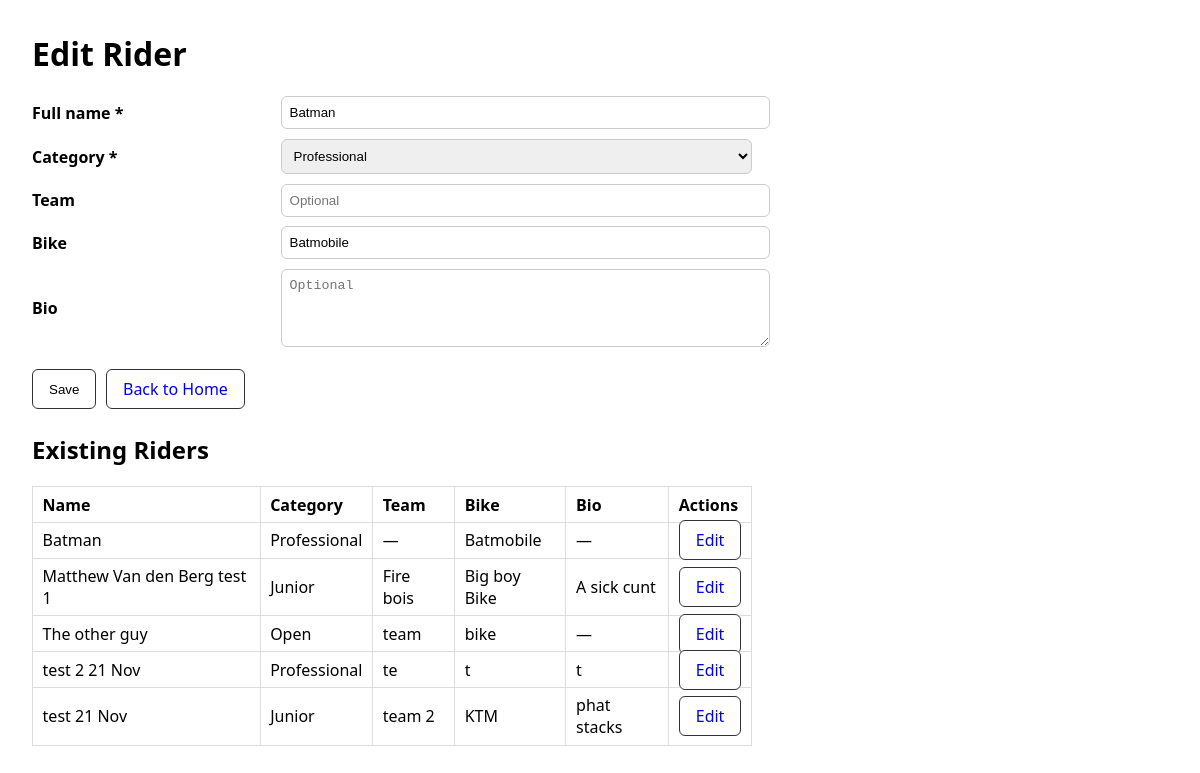
/riders/2/edit, run on the app's committed database.
### src/db/models.py (models this page shows)
class Rider(Base):
    __tablename__ = "riders"
    id = Column(Integer, primary_key=True)
    name = Column(String(128), nullable=False)
    bike = Column(String(128), nullable=True)
    bio = Column(Text, nullable=True)
    team = Column(String(128), nullable=True)
    category = Column(String(64), nullable=True)
    race_entries = relationship("RaceRider", back_populates="rider")

### src/web/riders.py (the view, shortened to what this page needs)
@bp_riders.route("/new", methods=["GET", "POST"])
@bp_riders.route("/<int:rider_id>/edit", methods=["GET", "POST"])
def rider_form(rider_id: Optional[int] = None):
    session = SessionLocal()
    try:
        riders = session.query(Rider).order_by(Rider.name.asc()).all()
        def _form_from_obj(obj: Optional[Rider]):
            return {
                "name": obj.name if obj else "",
                "category": obj.category if obj else "",
                "team": obj.team if obj else "",
                "bike": obj.bike if obj else "",
                "bio": obj.bio if obj else "",
            }
        if request.method == "GET":
            rider = session.query(Rider).get(rider_id) if rider_id else None
            form = _form_from_obj(rider)
            return render_template(
                "riders_form.html",
                categories=CATEGORIES,
                message=None,
                success=None,
                form=form,
                riders=riders,
                editing_rider=rider,
            )
    finally:
        session.close()

### templates/riders_form.html (shortened to what this page needs)
<!doctype html>
<html lang="en">
  <head>
  </head>
  <body>
    <h1>{{ 'Edit Rider' if editing_rider else 'Input Rider Details' }}</h1>
    <form method="post" action="{{ url_for('riders.rider_form', rider_id=editing_rider.id) if editing_rider else url_for('riders.rider_form') }}">
      <label for="name">Full name *</label>
      <input id="name" name="name" placeholder="Name Surname" required value="{{ form.name or '' }}"/>
      <label for="category">Category *</label>
      <select id="category" name="category" required>
        {% for opt in categories %}
          <option value="{{ opt }}" {{ 'selected' if form.category==opt else '' }}>{{ opt }}</option>
        {% endfor %}
      </select>
      <label for="team">Team</label>
      <input id="team" name="team" placeholder="Optional" value="{{ form.team or '' }}"/>
      <label for="bike">Bike</label>
      <input id="bike" name="bike" placeholder="Optional" value="{{ form.bike or '' }}"/>
      <label for="bio">Bio</label>
      <textarea id="bio" name="bio" rows="4" placeholder="Optional">{{ form.bio or '' }}</textarea>
      <div class="actions">
        <button class="btn" type="submit">Save</button>
        <a class="btn" href="{{ url_for('home.home_page') }}">Back to Home</a>
      </div>
    </form>
    <h2 style="margin-top:1.5rem;">Existing Riders</h2>
    {% if riders %}
      <table style="border-collapse:collapse; width:100%; margin-top:.6rem;">
        <thead>
          <tr>
            <th style="text-align:left; border:1px solid #ddd; padding:.4rem .6rem;">Name</th>
            <th style="text-align:left; border:1px solid #ddd; padding:.4rem .6rem;">Category</th>
            <th style="text-align:left; border:1px solid #ddd; padding:.4rem .6rem;">Team</th>
            <th style="text-align:left; border:1px solid #ddd; padding:.4rem .6rem;">Bike</th>
            <th style="text-align:left; border:1px solid #ddd; padding:.4rem .6rem;">Bio</th>
            <th style="text-align:left; border:1px solid #ddd; padding:.4rem .6rem;">Actions</th>
          </tr>
        </thead>
        <tbody>
          {% for r in riders %}
            <tr>
              <td style="border:1px solid #ddd; padding:.4rem .6rem;">{{ r.name }}</td>
              <td style="border:1px solid #ddd; padding:.4rem .6rem;">{{ r.category }}</td>
              <td style="border:1px solid #ddd; padding:.4rem .6rem;">{{ r.team or '—' }}</td>
              <td style="border:1px solid #ddd; padding:.4rem .6rem;">{{ r.bike or '—' }}</td>
              <td style="border:1px solid #ddd; padding:.4rem .6rem;">{{ r.bio or '—' }}</td>
              <td style="border:1px solid #ddd; padding:.4rem .6rem;">
                <a class="btn" href="{{ url_for('riders.rider_form', rider_id=r.id) }}">Edit</a>
              </td>
            </tr>
          {% endfor %}
        </tbody>
      </table>
    {% else %}
      <p style="color:#555;">No riders found.</p>
    {% endif %}
  </body>
</html>

### templates/riders_form.html (style rules this page uses)
body { font-family: system-ui, sans-serif; margin: 2rem; max-width: 720px; }
form { display:grid; grid-template-columns: 1fr 2fr; gap:.6rem .8rem; align-items:center; }
label { font-weight:600; }
input, select, textarea { padding:.5rem; border:1px solid #ccc; border-radius:6px; width:100%; }
.actions { grid-column: 1 / -1; display:flex; gap:.6rem; margin-top:.8rem; }
.btn { padding:.5rem 1rem; border:1px solid #333; border-radius:6px; text-decoration:none; background:white; cursor:pointer; }

### data on the page
Rider: name "Batman", bike "Batmobile", category "Professional", team "—", bio "—"
Rider: name "Matthew Van den Berg test 1", category "Junior", team "Fire bois", bike "Big boy Bike", bio "A sick cunt"
Rider: name "The other guy", category "Open", team "team", bike "bike", bio "—"
Rider: name "test 2 21 Nov", category "Professional", team "te", bike "t", bio "t"
Rider: name "test 21 Nov", category "Junior", team "team 2", bike "KTM", bio "phat stacks"

### other printed values
{{ 'Edit Rider' if editing_rider else 'Input Rider Details' }} "Edit Rider"
form field category "Professional"
